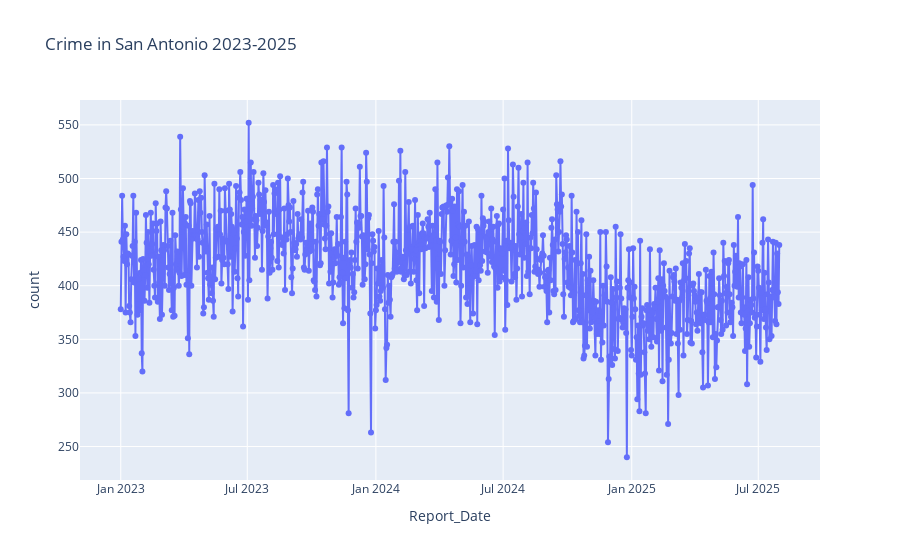

Notebook source saved alongside this figure:
### Code cell
import plotly.graph_objects as go

fig = px.line(event_counts, x='Report_Date', y='count', title='Crime in San Antonio 2023-2025', markers=True)

fig.show()

### Figure 1 — Plotly figure (JSON) as saved in the notebook; plotly's stock layout.template omitted (floating-point values rounded to 4 significant figures; data arrays with more than 128 entries replaced by an {"elided": "..."} marker saying what was removed)
{"data": [{"hovertemplate": "Report_Date=%{x}<br>count=%{y}<extra></extra>", "legendgroup": "", "line": {"color": "#636efa", "dash": "solid"}, "marker": {"symbol": "circle"}, "mode": "lines+markers", "name": "", "orientation": "v", "showlegend": false, "type": "scatter", "x": {"elided": "943 str values"}, "xaxis": "x", "y": {"elided": "943 int values"}, "yaxis": "y"}], "layout": {"legend": {"tracegroupgap": 0}, "title": {"text": "Crime in San Antonio 2023-2025"}, "xaxis": {"anchor": "y", "domain": [0, 1], "title": {"text": "Report_Date"}}, "yaxis": {"anchor": "x", "domain": [0, 1], "title": {"text": "count"}}}}
